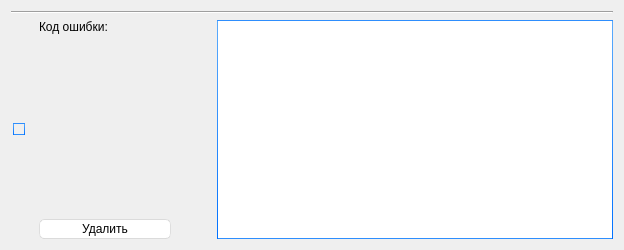
<?xml version="1.0" encoding="UTF-8"?>
<ui version="4.0">
 <class>InfoMessage</class>
 <widget class="QWidget" name="InfoMessage">
  <property name="geometry">
   <rect>
    <x>0</x>
    <y>0</y>
    <width>624</width>
    <height>250</height>
   </rect>
  </property>
  <property name="sizePolicy">
   <sizepolicy hsizetype="Expanding" vsizetype="Maximum">
    <horstretch>0</horstretch>
    <verstretch>0</verstretch>
   </sizepolicy>
  </property>
  <property name="minimumSize">
   <size>
    <width>200</width>
    <height>130</height>
   </size>
  </property>
  <property name="sizeIncrement">
   <size>
    <width>0</width>
    <height>0</height>
   </size>
  </property>
  <property name="baseSize">
   <size>
    <width>0</width>
    <height>0</height>
   </size>
  </property>
  <property name="windowTitle">
   <string>Form</string>
  </property>
  <property name="styleSheet">
   <string notr="true">QMainWindow {
	background-color:#ececec;
}
QTextEdit {
	border-width: 1px;
	border-style: solid;
	border-color: qlineargradient(spread:pad, x1:0.5, y1:1, x2:0.5, y2:0, stop:0 rgba(0, 113, 255, 255), stop:1 rgba(91, 171, 252, 255));
}
QPlainTextEdit {
	border-width: 1px;
	border-style: solid;
	border-color: qlineargradient(spread:pad, x1:0.5, y1:1, x2:0.5, y2:0, stop:0 rgba(0, 113, 255, 255), stop:1 rgba(91, 171, 252, 255));
}
QToolButton {
	border-style: solid;
	border-top-color: qlineargradient(spread:pad, x1:0.5, y1:1, x2:0.5, y2:0, stop:0 rgb(215, 215, 215), stop:1 rgb(222, 222, 222));
	border-right-color: qlineargradient(spread:pad, x1:0, y1:0.5, x2:1, y2:0.5, stop:0 rgb(217, 217, 217), stop:1 rgb(227, 227, 227));
	border-left-color: qlineargradient(spread:pad, x1:0, y1:0.5, x2:1, y2:0.5, stop:0 rgb(227, 227, 227), stop:1 rgb(217, 217, 217));
	border-bottom-color: qlineargradient(spread:pad, x1:0.5, y1:1, x2:0.5, y2:0, stop:0 rgb(215, 215, 215), stop:1 rgb(222, 222, 222));
	border-width: 1px;
	border-radius: 5px;
	color: rgb(0,0,0);
	padding: 2px;
	background-color: rgb(255,255,255);
}
QToolButton:hover{
	border-style: solid;
	border-top-color: qlineargradient(spread:pad, x1:0.5, y1:1, x2:0.5, y2:0, stop:0 rgb(195, 195, 195), stop:1 rgb(222, 222, 222));
	border-right-color: qlineargradient(spread:pad, x1:0, y1:0.5, x2:1, y2:0.5, stop:0 rgb(197, 197, 197), stop:1 rgb(227, 227, 227));
	border-left-color: qlineargradient(spread:pad, x1:0, y1:0.5, x2:1, y2:0.5, stop:0 rgb(227, 227, 227), stop:1 rgb(197, 197, 197));
	border-bottom-color: qlineargradient(spread:pad, x1:0.5, y1:1, x2:0.5, y2:0, stop:0 rgb(195, 195, 195), stop:1 rgb(222, 222, 222));
	border-width: 1px;
	border-radius: 5px;
	color: rgb(0,0,0);
	padding: 2px;
	background-color: rgb(255,255,255);
}
QToolButton:pressed{
	border-style: solid;
	border-top-color: qlineargradient(spread:pad, x1:0.5, y1:1, x2:0.5, y2:0, stop:0 rgb(215, 215, 215), stop:1 rgb(222, 222, 222));
	border-right-color: qlineargradient(spread:pad, x1:0, y1:0.5, x2:1, y2:0.5, stop:0 rgb(217, 217, 217), stop:1 rgb(227, 227, 227));
	border-left-color: qlineargradient(spread:pad, x1:0, y1:0.5, x2:1, y2:0.5, stop:0 rgb(227, 227, 227), stop:1 rgb(217, 217, 217));
	border-bottom-color: qlineargradient(spread:pad, x1:0.5, y1:1, x2:0.5, y2:0, stop:0 rgb(215, 215, 215), stop:1 rgb(222, 222, 222));
	border-width: 1px;
	border-radius: 5px;
	color: rgb(0,0,0);
	padding: 2px;
	background-color: rgb(142,142,142);
}
QPushButton{
	border-style: solid;
	border-top-color: qlineargradient(spread:pad, x1:0.5, y1:1, x2:0.5, y2:0, stop:0 rgb(215, 215, 215), stop:1 rgb(222, 222, 222));
	border-right-color: qlineargradient(spread:pad, x1:0, y1:0.5, x2:1, y2:0.5, stop:0 rgb(217, 217, 217), stop:1 rgb(227, 227, 227));
	border-left-color: qlineargradient(spread:pad, x1:0, y1:0.5, x2:1, y2:0.5, stop:0 rgb(227, 227, 227), stop:1 rgb(217, 217, 217));
	border-bottom-color: qlineargradient(spread:pad, x1:0.5, y1:1, x2:0.5, y2:0, stop:0 rgb(215, 215, 215), stop:1 rgb(222, 222, 222));
	border-width: 1px;
	border-radius: 5px;
	color: rgb(0,0,0);
	padding: 2px;
	background-color: rgb(255,255,255);
}
QPushButton::default{
	border-style: solid;
	border-top-color: qlineargradient(spread:pad, x1:0.5, y1:1, x2:0.5, y2:0, stop:0 rgb(215, 215, 215), stop:1 rgb(222, 222, 222));
	border-right-color: qlineargradient(spread:pad, x1:0, y1:0.5, x2:1, y2:0.5, stop:0 rgb(217, 217, 217), stop:1 rgb(227, 227, 227));
	border-left-color: qlineargradient(spread:pad, x1:0, y1:0.5, x2:1, y2:0.5, stop:0 rgb(227, 227, 227), stop:1 rgb(217, 217, 217));
	border-bottom-color: qlineargradient(spread:pad, x1:0.5, y1:1, x2:0.5, y2:0, stop:0 rgb(215, 215, 215), stop:1 rgb(222, 222, 222));
	border-width: 1px;
	border-radius: 5px;
	color: rgb(0,0,0);
	padding: 2px;
	background-color: rgb(255,255,255);
}
QPushButton:hover{
	border-style: solid;
	border-top-color: qlineargradient(spread:pad, x1:0.5, y1:1, x2:0.5, y2:0, stop:0 rgb(195, 195, 195), stop:1 rgb(222, 222, 222));
	border-right-color: qlineargradient(spread:pad, x1:0, y1:0.5, x2:1, y2:0.5, stop:0 rgb(197, 197, 197), stop:1 rgb(227, 227, 227));
	border-left-color: qlineargradient(spread:pad, x1:0, y1:0.5, x2:1, y2:0.5, stop:0 rgb(227, 227, 227), stop:1 rgb(197, 197, 197));
	border-bottom-color: qlineargradient(spread:pad, x1:0.5, y1:1, x2:0.5, y2:0, stop:0 rgb(195, 195, 195), stop:1 rgb(222, 222, 222));
	border-width: 1px;
	border-radius: 5px;
	color: #FFFFFF;
	padding: 2px;
    background-color: qlineargradient(spread:pad, x1:0.5, y1:1, x2:0.5, y2:0, stop:0 rgba(0, 113, 255, 255), stop:1 rgba(91, 171, 252, 255));
}
QPushButton:pressed{
	border-style: solid;
	border-top-color: qlineargradient(spread:pad, x1:0.5, y1:1, x2:0.5, y2:0, stop:0 rgb(215, 215, 215), stop:1 rgb(222, 222, 222));
	border-right-color: qlineargradient(spread:pad, x1:0, y1:0.5, x2:1, y2:0.5, stop:0 rgb(217, 217, 217), stop:1 rgb(227, 227, 227));
	border-left-color: qlineargradient(spread:pad, x1:0, y1:0.5, x2:1, y2:0.5, stop:0 rgb(227, 227, 227), stop:1 rgb(217, 217, 217));
	border-bottom-color: qlineargradient(spread:pad, x1:0.5, y1:1, x2:0.5, y2:0, stop:0 rgb(215, 215, 215), stop:1 rgb(222, 222, 222));
	border-width: 1px;
	border-radius: 5px;
	color: #FFFFFF;
	padding: 2px;
  	background-color: qlineargradient(spread:pad, x1:0.5, y1:1, x2:0.5, y2:0, stop:0 rgba(0, 88, 212, 255), stop:1 rgba(0, 74, 179, 255));
}
QPushButton:disabled{
	border-style: solid;
	border-top-color: qlineargradient(spread:pad, x1:0.5, y1:1, x2:0.5, y2:0, stop:0 rgb(215, 215, 215), stop:1 rgb(222, 222, 222));
	border-right-color: qlineargradient(spread:pad, x1:0, y1:0.5, x2:1, y2:0.5, stop:0 rgb(217, 217, 217), stop:1 rgb(227, 227, 227));
	border-left-color: qlineargradient(spread:pad, x1:0, y1:0.5, x2:1, y2:0.5, stop:0 rgb(227, 227, 227), stop:1 rgb(217, 217, 217));
	border-bottom-color: qlineargradient(spread:pad, x1:0.5, y1:1, x2:0.5, y2:0, stop:0 rgb(215, 215, 215), stop:1 rgb(222, 222, 222));
	border-width: 1px;
	border-radius: 5px;
	color: #808086;
	padding: 2px;
	background-color: rgb(142,142,142);
}
QLineEdit {
	border-width: 1px; border-radius: 4px;
	border-style: solid;
	border-color: qlineargradient(spread:pad, x1:0.5, y1:1, x2:0.5, y2:0, stop:0 rgba(0, 113, 255, 255), stop:1 rgba(91, 171, 252, 255));
}
QLabel {
	color: #000000;
}
QLCDNumber {
	color: rgb(0, 113, 255, 255);
}
QProgressBar {
	text-align: center;
	color: rgb(240, 240, 240);
	border-width: 1px; 
	border-radius: 10px;
	border-color: rgb(230, 230, 230);
	border-style: solid;
	background-color:rgb(207,207,207);
}
QProgressBar::chunk {
	background-color: qlineargradient(spread:pad, x1:0.5, y1:1, x2:0.5, y2:0, stop:0 rgba(49, 147, 250, 255), stop:1 rgba(34, 142, 255, 255));
	border-radius: 10px;
}
QMenuBar {
	background-color: qlineargradient(spread:pad, x1:0.5, y1:1, x2:0.5, y2:0, stop:0 rgba(207, 209, 207, 255), stop:1 rgba(230, 229, 230, 255));
}
QMenuBar::item {
	color: #000000;
  	spacing: 3px;
  	padding: 1px 4px;
	background-color: qlineargradient(spread:pad, x1:0.5, y1:1, x2:0.5, y2:0, stop:0 rgba(207, 209, 207, 255), stop:1 rgba(230, 229, 230, 255));
}

QMenuBar::item:selected {
  	background-color: qlineargradient(spread:pad, x1:0.5, y1:1, x2:0.5, y2:0, stop:0 rgba(0, 113, 255, 255), stop:1 rgba(91, 171, 252, 255));
	color: #FFFFFF;
}
QMenu::item:selected {
	border-style: solid;
	border-top-color: transparent;
	border-right-color: transparent;
	border-left-color: qlineargradient(spread:pad, x1:0.5, y1:1, x2:0.5, y2:0, stop:0 rgba(0, 113, 255, 255), stop:1 rgba(91, 171, 252, 255));
	border-bottom-color: transparent;
	border-left-width: 2px;
	color: #000000;
	padding-left:15px;
	padding-top:4px;
	padding-bottom:4px;
	padding-right:7px;
}
QMenu::item {
	border-style: solid;
	border-top-color: transparent;
	border-right-color: transparent;
	border-left-color: transparent;
	border-bottom-color: transparent;
	border-bottom-width: 1px;
	color: #000000;
	padding-left:17px;
	padding-top:4px;
	padding-bottom:4px;
	padding-right:7px;
}
QTabWidget {
	color:rgb(0,0,0);
	background-color:#000000;
}
QTabWidget::pane {
		border-color: rgb(223,223,223);
		background-color:rgb(226,226,226);
		border-style: solid;
		border-width: 2px;
    	border-radius: 6px;
}
QTabBar::tab:first {
	border-style: solid;
	border-left-width:1px;
	border-right-width:0px;
	border-top-width:1px;
	border-bottom-width:1px;
	border-top-color: rgb(209,209,209);
	border-left-color: qlineargradient(spread:pad, x1:0.5, y1:1, x2:0.5, y2:0, stop:0 rgba(209, 209, 209, 209), stop:1 rgba(229, 229, 229, 229));
	border-bottom-color: rgb(229,229,229);
	border-top-left-radius: 4px;
	border-bottom-left-radius: 4px;
	color: #000000;
	padding: 3px;
	margin-left:0px;
	background-color: qlineargradient(spread:pad, x1:0.5, y1:1, x2:0.5, y2:0, stop:0 rgba(247, 247, 247, 255), stop:1 rgba(255, 255, 255, 255));
}
QTabBar::tab:last {
	border-style: solid;
	border-width:1px;
	border-top-color: rgb(209,209,209);
	border-left-color: qlineargradient(spread:pad, x1:0.5, y1:1, x2:0.5, y2:0, stop:0 rgba(209, 209, 209, 209), stop:1 rgba(229, 229, 229, 229));
	border-right-color: qlineargradient(spread:pad, x1:0.5, y1:1, x2:0.5, y2:0, stop:0 rgba(209, 209, 209, 209), stop:1 rgba(229, 229, 229, 229));
	border-bottom-color: rgb(229,229,229);
	border-top-right-radius: 4px;
	border-bottom-right-radius: 4px;
	color: #000000;
	padding: 3px;
	margin-left:0px;
	background-color: qlineargradient(spread:pad, x1:0.5, y1:1, x2:0.5, y2:0, stop:0 rgba(247, 247, 247, 255), stop:1 rgba(255, 255, 255, 255));
}
QTabBar::tab {
	border-style: solid;
	border-top-width:1px;
	border-bottom-width:1px;
	border-left-width:1px;
	border-top-color: rgb(209,209,209);
	border-left-color: qlineargradient(spread:pad, x1:0.5, y1:1, x2:0.5, y2:0, stop:0 rgba(209, 209, 209, 209), stop:1 rgba(229, 229, 229, 229));
	border-bottom-color: rgb(229,229,229);
	color: #000000;
	padding: 3px;
	margin-left:0px;
	background-color: qlineargradient(spread:pad, x1:0.5, y1:1, x2:0.5, y2:0, stop:0 rgba(247, 247, 247, 255), stop:1 rgba(255, 255, 255, 255));
}
QTabBar::tab:selected, QTabBar::tab:last:selected, QTabBar::tab:hover {
  	border-style: solid;
  	border-left-width:1px;
	border-right-color: transparent;
	border-top-color: rgb(209,209,209);
	border-left-color: qlineargradient(spread:pad, x1:0.5, y1:1, x2:0.5, y2:0, stop:0 rgba(209, 209, 209, 209), stop:1 rgba(229, 229, 229, 229));
	border-bottom-color: rgb(229,229,229);
	color: #FFFFFF;
	padding: 3px;
	margin-left:0px;
	background-color: qlineargradient(spread:pad, x1:0.5, y1:1, x2:0.5, y2:0, stop:0 rgba(0, 113, 255, 255), stop:1 rgba(91, 171, 252, 255));
}

QTabBar::tab:selected, QTabBar::tab:first:selected, QTabBar::tab:hover {
  	border-style: solid;
  	border-left-width:1px;
  	border-bottom-width:1px;
  	border-top-width:1px;
	border-right-color: transparent;
	border-top-color: rgb(209,209,209);
	border-left-color: qlineargradient(spread:pad, x1:0.5, y1:1, x2:0.5, y2:0, stop:0 rgba(209, 209, 209, 209), stop:1 rgba(229, 229, 229, 229));
	border-bottom-color: rgb(229,229,229);
	color: #FFFFFF;
	padding: 3px;
	margin-left:0px;
	background-color: qlineargradient(spread:pad, x1:0.5, y1:1, x2:0.5, y2:0, stop:0 rgba(0, 113, 255, 255), stop:1 rgba(91, 171, 252, 255));
}

QCheckBox {
	color: #000000;
	padding: 2px;
}
QCheckBox:disabled {
	color: #808086;
	padding: 2px;
}

QCheckBox:hover {
	border-radius:4px;
	border-style:solid;
	padding-left: 1px;
	padding-right: 1px;
	padding-bottom: 1px;
	padding-top: 1px;
	border-width:1px;
	border-color: transparent;
}
QCheckBox::indicator:checked {

	height: 10px;
	width: 10px;
	border-style:solid;
	border-width: 1px;
	border-color: qlineargradient(spread:pad, x1:0.5, y1:1, x2:0.5, y2:0, stop:0 rgba(0, 113, 255, 255), stop:1 rgba(91, 171, 252, 255));
	color: #000000;
	background-color: qlineargradient(spread:pad, x1:0.5, y1:1, x2:0.5, y2:0, stop:0 rgba(0, 113, 255, 255), stop:1 rgba(91, 171, 252, 255));
}
QCheckBox::indicator:unchecked {

	height: 10px;
	width: 10px;
	border-style:solid;
	border-width: 1px;
	border-color: qlineargradient(spread:pad, x1:0.5, y1:1, x2:0.5, y2:0, stop:0 rgba(0, 113, 255, 255), stop:1 rgba(91, 171, 252, 255));
	color: #000000;
}
QRadioButton {
	color: 000000;
	padding: 1px;
}
QRadioButton::indicator:checked {
	height: 10px;
	width: 10px;
	border-style:solid;
	border-radius:5px;
	border-width: 1px;
	border-color: qlineargradient(spread:pad, x1:0.5, y1:1, x2:0.5, y2:0, stop:0 rgba(0, 113, 255, 255), stop:1 rgba(91, 171, 252, 255));
	color: #a9b7c6;
	background-color: qlineargradient(spread:pad, x1:0.5, y1:1, x2:0.5, y2:0, stop:0 rgba(0, 113, 255, 255), stop:1 rgba(91, 171, 252, 255));
}
QRadioButton::indicator:!checked {
	height: 10px;
	width: 10px;
	border-style:solid;
	border-radius:5px;
	border-width: 1px;
	border-color: qlineargradient(spread:pad, x1:0.5, y1:1, x2:0.5, y2:0, stop:0 rgba(0, 113, 255, 255), stop:1 rgba(91, 171, 252, 255));
	color: #a9b7c6;
	background-color: transparent;
}
QStatusBar {
	color:#027f7f;
}
QSpinBox {
	border-style: solid;
	border-width: 1px;
	border-color: qlineargradient(spread:pad, x1:0.5, y1:1, x2:0.5, y2:0, stop:0 rgba(0, 113, 255, 255), stop:1 rgba(91, 171, 252, 255));
}
QDoubleSpinBox {
	border-style: solid;
	border-width: 1px;
	border-color: qlineargradient(spread:pad, x1:0.5, y1:1, x2:0.5, y2:0, stop:0 rgba(0, 113, 255, 255), stop:1 rgba(91, 171, 252, 255));
}
QTimeEdit {
	border-style: solid;
	border-width: 1px;
	border-color: qlineargradient(spread:pad, x1:0.5, y1:1, x2:0.5, y2:0, stop:0 rgba(0, 113, 255, 255), stop:1 rgba(91, 171, 252, 255));
}
QDateTimeEdit {
	border-style: solid;
	border-width: 1px;
	border-color: qlineargradient(spread:pad, x1:0.5, y1:1, x2:0.5, y2:0, stop:0 rgba(0, 113, 255, 255), stop:1 rgba(91, 171, 252, 255));
}
QDateEdit {
	border-style: solid;
	border-width: 1px;
	border-color: qlineargradient(spread:pad, x1:0.5, y1:1, x2:0.5, y2:0, stop:0 rgba(0, 113, 255, 255), stop:1 rgba(91, 171, 252, 255));
}

QToolBox {
	color: #a9b7c6;
	background-color:#000000;
}
QToolBox::tab {
	color: #a9b7c6;
	background-color:#000000;
}
QToolBox::tab:selected {
	color: #FFFFFF;
	background-color:#000000;
}
QScrollArea {
	color: #FFFFFF;
	background-color:#000000;
}
QSlider::groove:horizontal {
	height: 5px;
	background-color: qlineargradient(spread:pad, x1:0.5, y1:1, x2:0.5, y2:0, stop:0 rgba(49, 147, 250, 255), stop:1 rgba(34, 142, 255, 255));
}
QSlider::groove:vertical {
	width: 5px;
	background-color: qlineargradient(spread:pad, x1:0.5, y1:1, x2:0.5, y2:0, stop:0 rgba(49, 147, 250, 255), stop:1 rgba(34, 142, 255, 255));
}
QSlider::handle:horizontal {
	background: rgb(253,253,253);
	border-style: solid;
	border-width: 1px;
	border-color: rgb(207,207,207);
	width: 12px;
	margin: -5px 0;
	border-radius: 7px;
}
QSlider::handle:vertical {
	background: rgb(253,253,253);
	border-style: solid;
	border-width: 1px;
	border-color: rgb(207,207,207);
	height: 12px;
	margin: 0 -5px;
	border-radius: 7px;
}
QSlider::add-page:horizontal {
    background: rgb(181,181,181);
}
QSlider::add-page:vertical {
    background: rgb(181,181,181);
}
QSlider::sub-page:horizontal {
    background-color: qlineargradient(spread:pad, x1:0.5, y1:1, x2:0.5, y2:0, stop:0 rgba(49, 147, 250, 255), stop:1 rgba(34, 142, 255, 255));
}
QSlider::sub-page:vertical {
    background-color: qlineargradient(spread:pad, y1:0.5, x1:1, y2:0.5, x2:0, stop:0 rgba(49, 147, 250, 255), stop:1 rgba(34, 142, 255, 255));
}
QScrollBar:horizontal {
	max-height: 20px;
	border: 1px transparent grey;
	margin: 0px 20px 0px 20px;
}
QScrollBar:vertical {
	max-width: 20px;
	border: 1px transparent grey;
	margin: 20px 0px 20px 0px;
}
QScrollBar::handle:horizontal {
	background: rgb(253,253,253);
	border-style: solid;
	border-width: 1px;
	border-color: rgb(207,207,207);
	border-radius: 7px;
	min-width: 25px;
}
QScrollBar::handle:horizontal:hover {
	background: rgb(253,253,253);
	border-style: solid;
	border-width: 1px;
	border-color: rgb(147, 200, 200);
	border-radius: 7px;
	min-width: 25px;
}
QScrollBar::handle:vertical {
	background: rgb(253,253,253);
	border-style: solid;
	border-width: 1px;
	border-color: rgb(207,207,207);
	border-radius: 7px;
	min-height: 25px;
}
QScrollBar::handle:vertical:hover {
	background: rgb(253,253,253);
	border-style: solid;
	border-width: 1px;
	border-color: rgb(147, 200, 200);
	border-radius: 7px;
	min-height: 25px;
}
QScrollBar::add-line:horizontal {
   border: 2px transparent grey;
   border-top-right-radius: 7px;
   border-bottom-right-radius: 7px;
   background: rgba(34, 142, 255, 255);
   width: 20px;
   subcontrol-position: right;
   subcontrol-origin: margin;
}
QScrollBar::add-line:horizontal:pressed {
   border: 2px transparent grey;
   border-top-right-radius: 7px;
   border-bottom-right-radius: 7px;
   background: rgb(181,181,181);
   width: 20px;
   subcontrol-position: right;
   subcontrol-origin: margin;
}
QScrollBar::add-line:vertical {
   border: 2px transparent grey;
   border-bottom-left-radius: 7px;
   border-bottom-right-radius: 7px;
   background: rgba(34, 142, 255, 255);
   height: 20px;
   subcontrol-position: bottom;
   subcontrol-origin: margin;
}
QScrollBar::add-line:vertical:pressed {
   border: 2px transparent grey;
   border-bottom-left-radius: 7px;
   border-bottom-right-radius: 7px;
   background: rgb(181,181,181);
   height: 20px;
   subcontrol-position: bottom;
   subcontrol-origin: margin;
}
QScrollBar::sub-line:horizontal {
   border: 2px transparent grey;
   border-top-left-radius: 7px;
   border-bottom-left-radius: 7px;
   background: rgba(34, 142, 255, 255);
   width: 20px;
   subcontrol-position: left;
   subcontrol-origin: margin;
}
QScrollBar::sub-line:horizontal:pressed {
   border: 2px transparent grey;
   border-top-left-radius: 7px;
   border-bottom-left-radius: 7px;
   background: rgb(181,181,181);
   width: 20px;
   subcontrol-position: left;
   subcontrol-origin: margin;
}
QScrollBar::sub-line:vertical {
   border: 2px transparent grey;
   border-top-left-radius: 7px;
   border-top-right-radius: 7px;
   background: rgba(34, 142, 255, 255);
   height: 20px;
   subcontrol-position: top;
   subcontrol-origin: margin;
}
QScrollBar::sub-line:vertical:pressed {
   border: 2px transparent grey;
   border-top-left-radius: 7px;
   border-top-right-radius: 7px;
   background: rgb(181,181,181);
   height: 20px;
   subcontrol-position: top;
   subcontrol-origin: margin;
}
QScrollBar::left-arrow:horizontal {
   border: 1px transparent grey;
   border-top-left-radius: 3px;
   border-bottom-left-radius: 3px;
   width: 6px;
   height: 6px;
   background: white;
}
QScrollBar::right-arrow:horizontal {
   border: 1px transparent grey;
   border-top-right-radius: 3px;
   border-bottom-right-radius: 3px;
   width: 6px;
   height: 6px;
   background: white;
}
QScrollBar::up-arrow:vertical {
   border: 1px transparent grey;
   border-top-left-radius: 3px;
   border-top-right-radius: 3px;
   width: 6px;
   height: 6px;
   background: white;
}
QScrollBar::down-arrow:vertical {
   border: 1px transparent grey;
   border-bottom-left-radius: 3px;
   border-bottom-right-radius: 3px;
   width: 6px;
   height: 6px;
   background: white;
}
QScrollBar::add-page:horizontal, QScrollBar::sub-page:horizontal {
   background: none;
}
QScrollBar::add-page:vertical, QScrollBar::sub-page:vertical {
   background: none;
}</string>
  </property>
  <layout class="QHBoxLayout" name="horizontalLayout_2">
   <item>
    <layout class="QVBoxLayout" name="verticalLayout_3">
     <item>
      <widget class="Line" name="line">
       <property name="orientation">
        <enum>Qt::Horizontal</enum>
       </property>
      </widget>
     </item>
     <item>
      <layout class="QHBoxLayout" name="horizontalLayout" stretch="0,1,0,3">
       <item>
        <widget class="QCheckBox" name="checkBox">
         <property name="enabled">
          <bool>true</bool>
         </property>
         <property name="text">
          <string/>
         </property>
        </widget>
       </item>
       <item>
        <layout class="QVBoxLayout" name="verticalLayout">
         <item>
          <widget class="QLabel" name="label">
           <property name="text">
            <string>Код ошибки:</string>
           </property>
          </widget>
         </item>
         <item>
          <spacer name="verticalSpacer">
           <property name="orientation">
            <enum>Qt::Vertical</enum>
           </property>
           <property name="sizeHint" stdset="0">
            <size>
             <width>20</width>
             <height>40</height>
            </size>
           </property>
          </spacer>
         </item>
         <item>
          <widget class="QPushButton" name="pushButton">
           <property name="text">
            <string>Удалить</string>
           </property>
          </widget>
         </item>
        </layout>
       </item>
       <item>
        <spacer name="horizontalSpacer">
         <property name="orientation">
          <enum>Qt::Horizontal</enum>
         </property>
         <property name="sizeHint" stdset="0">
          <size>
           <width>40</width>
           <height>20</height>
          </size>
         </property>
        </spacer>
       </item>
       <item>
        <layout class="QVBoxLayout" name="verticalLayout_2">
         <item>
          <widget class="QTextEdit" name="textEdit">
           <property name="sizePolicy">
            <sizepolicy hsizetype="Expanding" vsizetype="Preferred">
             <horstretch>0</horstretch>
             <verstretch>0</verstretch>
            </sizepolicy>
           </property>
          </widget>
         </item>
        </layout>
       </item>
      </layout>
     </item>
    </layout>
   </item>
  </layout>
 </widget>
 <resources/>
 <connections/>
</ui>
